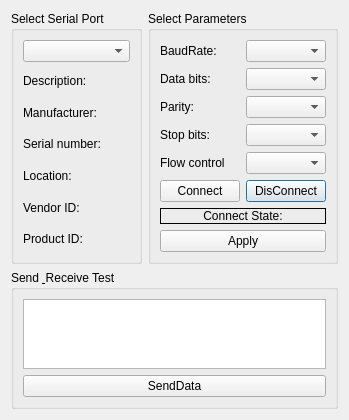
<?xml version="1.0" encoding="UTF-8"?>
<ui version="4.0">
 <class>SerialSettingDialog</class>
 <widget class="QDialog" name="SerialSettingDialog">
  <property name="geometry">
   <rect>
    <x>0</x>
    <y>0</y>
    <width>349</width>
    <height>411</height>
   </rect>
  </property>
  <property name="windowTitle">
   <string>Dialog</string>
  </property>
  <layout class="QGridLayout" name="gridLayout_2">
   <item row="0" column="0">
    <widget class="QGroupBox" name="SelectGroup">
     <property name="title">
      <string>Select Serial Port</string>
     </property>
     <layout class="QGridLayout" name="gridLayout">
      <item row="0" column="0">
       <widget class="QComboBox" name="SerialPort_Box"/>
      </item>
      <item row="2" column="0">
       <widget class="QLabel" name="Manufacturer_label">
        <property name="text">
         <string>Manufacturer:</string>
        </property>
       </widget>
      </item>
      <item row="1" column="0">
       <widget class="QLabel" name="Description_label">
        <property name="text">
         <string>Description:</string>
        </property>
       </widget>
      </item>
      <item row="3" column="0">
       <widget class="QLabel" name="SerialNumber_label">
        <property name="text">
         <string>Serial number:</string>
        </property>
       </widget>
      </item>
      <item row="4" column="0">
       <widget class="QLabel" name="Location_label">
        <property name="text">
         <string>Location:</string>
        </property>
       </widget>
      </item>
      <item row="5" column="0">
       <widget class="QLabel" name="VendorID_label">
        <property name="text">
         <string>Vendor ID:</string>
        </property>
       </widget>
      </item>
      <item row="6" column="0">
       <widget class="QLabel" name="ProductID_label">
        <property name="text">
         <string>Product ID:</string>
        </property>
       </widget>
      </item>
     </layout>
    </widget>
   </item>
   <item row="0" column="1">
    <widget class="QGroupBox" name="ParameterGroup">
     <property name="title">
      <string>Select Parameters</string>
     </property>
     <layout class="QGridLayout" name="gridLayout_4">
      <item row="3" column="1">
       <widget class="QComboBox" name="StopBits_Box"/>
      </item>
      <item row="0" column="0">
       <widget class="QLabel" name="BaudRate_label">
        <property name="text">
         <string>BaudRate:</string>
        </property>
       </widget>
      </item>
      <item row="1" column="1">
       <widget class="QComboBox" name="DataBits_Box"/>
      </item>
      <item row="0" column="1">
       <widget class="QComboBox" name="BaudRate_Box"/>
      </item>
      <item row="1" column="0">
       <widget class="QLabel" name="DataBits_label">
        <property name="text">
         <string>Data bits:</string>
        </property>
       </widget>
      </item>
      <item row="2" column="1">
       <widget class="QComboBox" name="Parity_Box"/>
      </item>
      <item row="2" column="0">
       <widget class="QLabel" name="Parity_label">
        <property name="text">
         <string>Parity:</string>
        </property>
       </widget>
      </item>
      <item row="3" column="0">
       <widget class="QLabel" name="StopBits_label">
        <property name="text">
         <string>Stop bits:</string>
        </property>
       </widget>
      </item>
      <item row="4" column="0">
       <widget class="QLabel" name="FlowControl_label">
        <property name="text">
         <string>Flow control</string>
        </property>
       </widget>
      </item>
      <item row="4" column="1">
       <widget class="QComboBox" name="FlowControl_Box"/>
      </item>
      <item row="6" column="1">
       <widget class="QPushButton" name="DisConnect_Button">
        <property name="text">
         <string>DisConnect</string>
        </property>
       </widget>
      </item>
      <item row="6" column="0">
       <widget class="QPushButton" name="Connect_Button">
        <property name="text">
         <string>Connect</string>
        </property>
       </widget>
      </item>
      <item row="8" column="0" colspan="2">
       <widget class="QPushButton" name="Apply_Button">
        <property name="text">
         <string>Apply</string>
        </property>
       </widget>
      </item>
      <item row="7" column="0" colspan="2">
       <widget class="QLabel" name="ConnectState_label">
        <property name="frameShape">
         <enum>QFrame::Panel</enum>
        </property>
        <property name="text">
         <string>Connect State:</string>
        </property>
        <property name="alignment">
         <set>Qt::AlignCenter</set>
        </property>
       </widget>
      </item>
     </layout>
    </widget>
   </item>
   <item row="1" column="0" colspan="2">
    <widget class="QGroupBox" name="DataGroup">
     <property name="title">
      <string>Send &amp; Receive Test</string>
     </property>
     <layout class="QHBoxLayout" name="horizontalLayout">
      <item>
       <layout class="QVBoxLayout" name="verticalLayout">
        <item>
         <widget class="QTextEdit" name="textEdit"/>
        </item>
        <item>
         <widget class="QPushButton" name="SendData_Button">
          <property name="text">
           <string>SendData</string>
          </property>
         </widget>
        </item>
       </layout>
      </item>
     </layout>
    </widget>
   </item>
  </layout>
 </widget>
 <resources/>
 <connections/>
</ui>
